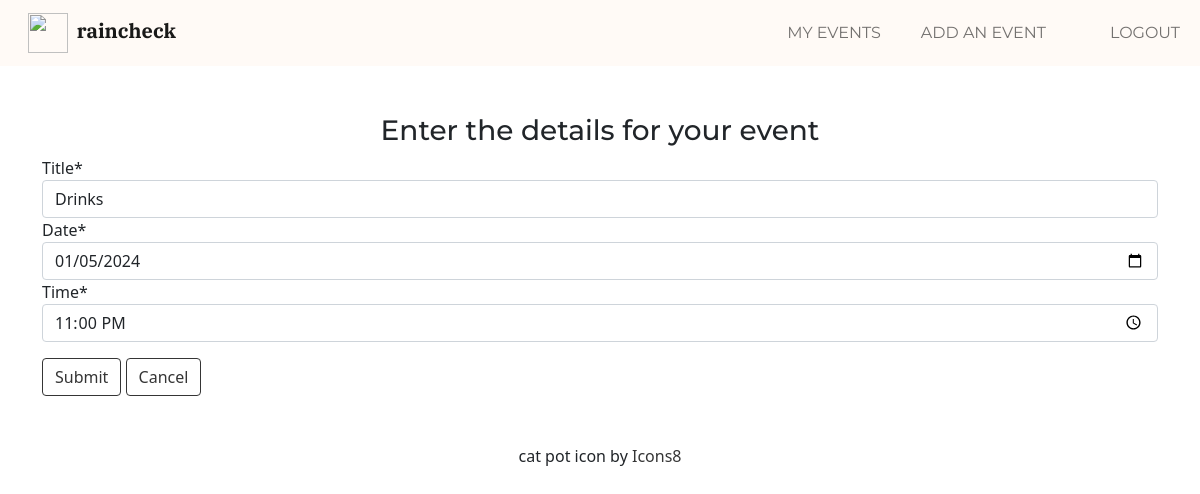
/events/event/57/update (signed in), run on the app's committed database.
### events/models.py (models this page shows, shortened)
class Event(models.Model):
    ACTIVE = 1
    INACTIVE = 0
    title = models.CharField(max_length=100, blank=False)
    invitee = models.ForeignKey(settings.AUTH_USER_MODEL, on_delete=models.CASCADE, related_name='event_invitee')
    date = models.DateField(
        auto_now=False,
        auto_now_add=False,
        blank=False,
        validators=[MinValueValidator(date.today() + timedelta(days=1))],  # Event must be +1 day in the future
    )
    time = models.TimeField(
        auto_now=False,
        auto_now_add=False,
        blank=False,
    )
    status = models.IntegerField(default=ACTIVE)
    owner = models.ForeignKey(settings.AUTH_USER_MODEL, on_delete=models.CASCADE, related_name='event_owner')

### events/views.py (the view, shortened to what this page needs)
# urls.py: path('event/<int:pk>/update', views.EventUpdateView.as_view(), name='event_update'),
class EventUpdateView(LoginRequiredMixin, View):
    model = Event
    template = 'events/event_form.html'
    success_url = reverse_lazy('events:all')
    def get(self, request, pk):
        event = get_object_or_404(self.model, pk=pk)
        form = EventUpdateForm(instance=event)
        ctx = {'form': form}
        return render(request, self.template, ctx)

### events/forms.py
class EventUpdateForm(ModelForm):
    class Meta:
        model = Event
        fields = ['title', 'date', 'time']
        widgets = {
            'date': DateInput(),
            'time': TimeInput(format='%H:%M'),
        }

### events/templates/events/event_form.html (shortened to what this page needs)
{% extends "home/base.html" %}
{% load crispy_forms_tags %}
{% block title %}
    <h3 class="text-center mt-5 montserrat">Enter the details for your event</h3>
{% endblock %}
{% block content %}
    <div class="container-sm">
      <form action="" method="post">
          {{ form|crispy }}
        <input type="submit" class="btn btn-outline-dark mt-3" value="Submit">
        <input type="submit" class="btn btn-outline-dark mt-3" onclick="window.location='{% url 'events:all' %}' ; return false;" value="Cancel">
      </form>
    </div>
{% endblock %}

### data on the page
Event: title "Drinks", date "01/05/2024", time "23:00"
